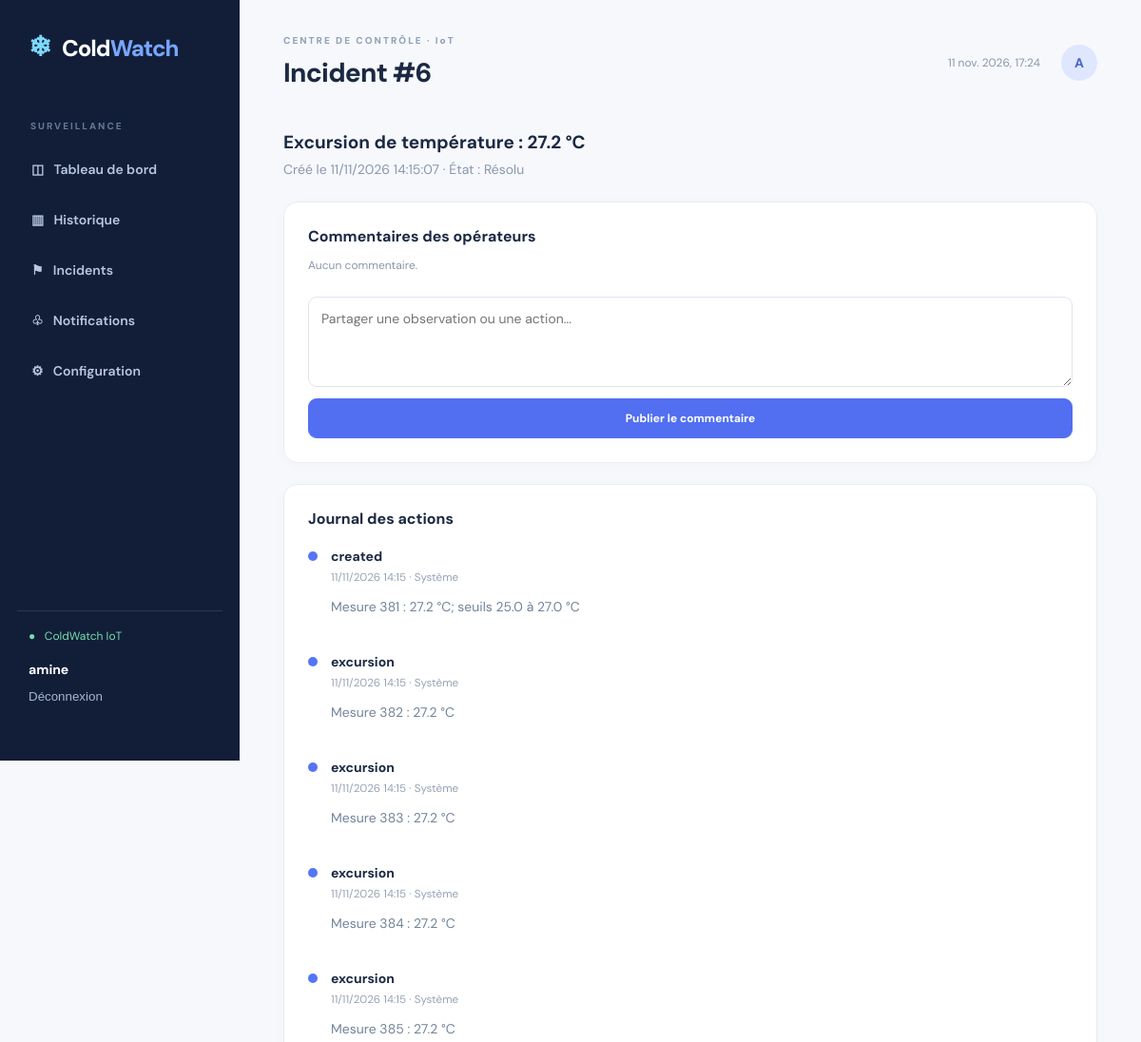
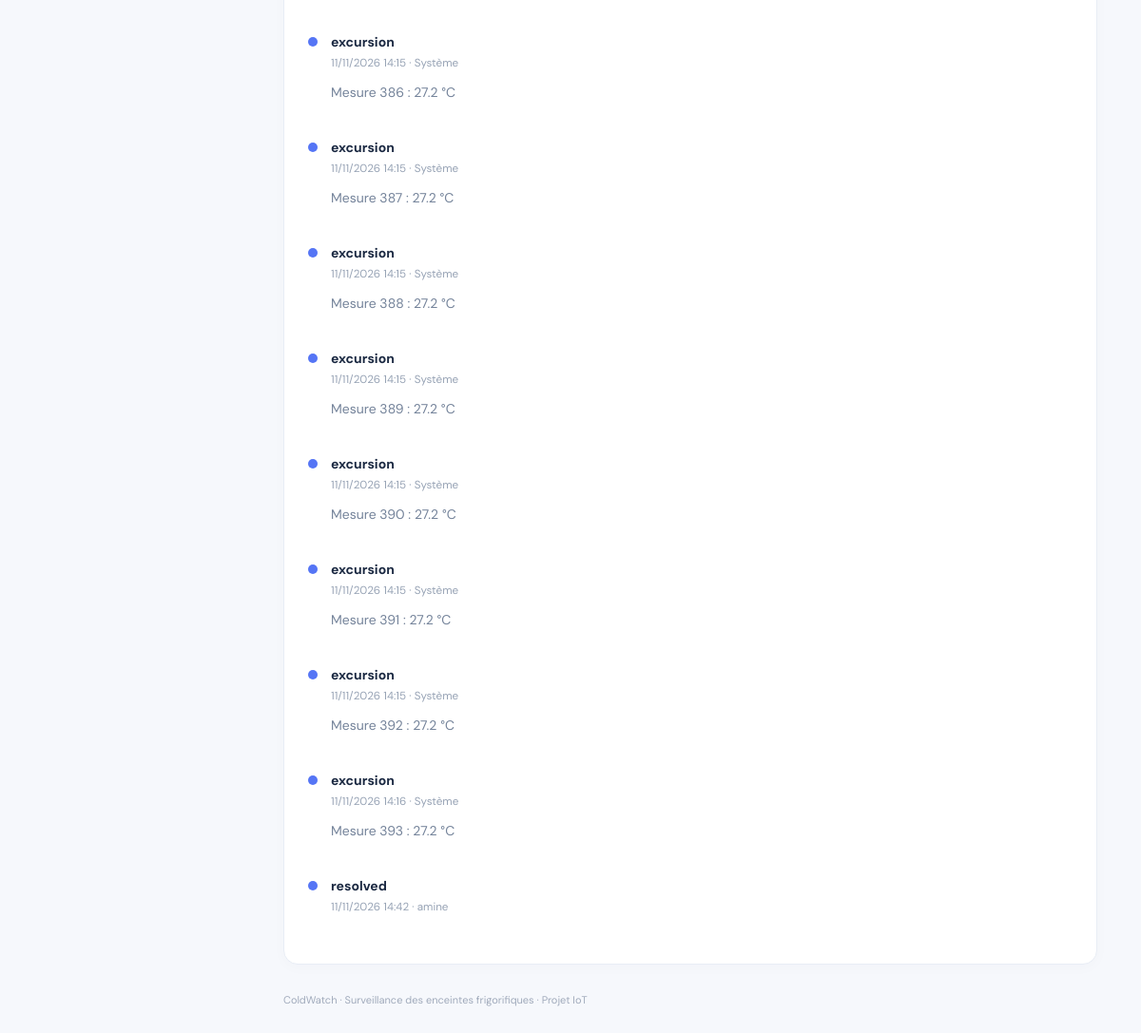
The app's page /incidents/6/ (signed in) with its own data (2 pictures, top to bottom).
### monitoring/models.py (models this page shows)
class Incident(models.Model):
 OPEN='open';ACK='acknowledged';RESOLVED='resolved'
 STATUS=[(OPEN,'Ouvert'),(ACK,'Acquitté'),(RESOLVED,'Résolu')]
 reading=models.ForeignKey(Reading,on_delete=models.PROTECT,related_name='incidents')
 status=models.CharField(max_length=20,choices=STATUS,default=OPEN,db_index=True)
 title=models.CharField(max_length=200)
 created_at=models.DateTimeField(auto_now_add=True)
 acknowledged_at=models.DateTimeField(null=True,blank=True)
 acknowledged_by=models.ForeignKey(User,on_delete=models.SET_NULL,null=True,blank=True,related_name='acknowledged_incidents')
 resolved_at=models.DateTimeField(null=True,blank=True)
 resolved_by=models.ForeignKey(User,on_delete=models.SET_NULL,null=True,blank=True,related_name='resolved_incidents')
 class Meta:ordering=['-created_at']

class Event(models.Model):
 incident=models.ForeignKey(Incident,on_delete=models.CASCADE,related_name='events')
 actor=models.ForeignKey(User,on_delete=models.SET_NULL,null=True,blank=True)
 action=models.CharField(max_length=40)
 detail=models.TextField(blank=True)
 created_at=models.DateTimeField(auto_now_add=True)
 class Meta:ordering=['created_at']

### monitoring/views.py (the view)
# urls.py: path('incidents/<int:pk>/',views.incident_detail,name='incident_detail'),
@login_required
def incident_detail(request,pk):
 incident=get_object_or_404(Incident,pk=pk)
 return render(request,'monitoring/detail.html',{'incident':incident,'comments':incident.comments.select_related('user'),'events':incident.events.select_related('actor')})

### templates/monitoring/detail.html
{% extends 'monitoring/base.html' %}{% block title %}Incident #{{ incident.id }}{% endblock %}{% block content %}<div class="intro"><div><h2>{{ incident.title }}</h2><p>Créé le {{ incident.created_at|date:'d/m/Y H:i:s' }} · État : {{ incident.get_status_display }}</p></div><div class="actions">{% if incident.status == 'open' %}<form method="post" action="{% url 'acknowledge' incident.id %}">{% csrf_token %}<button class="primary">Acquitter</button></form>{% endif %}{% if incident.status != 'resolved' %}<form method="post" action="{% url 'resolve' incident.id %}">{% csrf_token %}<button class="button-outline">Clôturer</button></form>{% endif %}</div></div><div class="bottom-grid"><section class="panel"><h3>Commentaires des opérateurs</h3>{% for c in comments %}<div class="message"><b>{{ c.user.username }}</b><small>{{ c.created_at|date:'d/m/Y H:i' }}</small><p>{{ c.text }}</p></div>{% empty %}<p class="muted">Aucun commentaire.</p>{% endfor %}<form method="post" action="{% url 'comment' incident.id %}" class="comment-form">{% csrf_token %}<textarea name="text" maxlength="2000" required placeholder="Partager une observation ou une action..."></textarea><button class="primary">Publier le commentaire</button></form></section><section class="panel"><h3>Journal des actions</h3>{% for e in events %}<div class="timeline"><span class="timeline-dot"></span><div><b>{{ e.action }}</b><small>{{ e.created_at|date:'d/m/Y H:i' }} · {% if e.actor %}{{ e.actor.username }}{% else %}Système{% endif %}</small><p>{{ e.detail }}</p></div></div>{% empty %}<p>Aucun événement.</p>{% endfor %}</section></div>{% endblock %}

### templates/monitoring/base.html
{% load static %}<!doctype html><html lang="fr"><head><meta charset="utf-8"><meta name="viewport" content="width=device-width,initial-scale=1"><title>ColdWatch — Surveillance frigorifique</title><link rel="stylesheet" href="{% static 'monitoring/style.css' %}"></head><body><div class="shell"><aside class="sidebar"><div class="brand"><span class="snow">❄</span> Cold<span>Watch</span></div><div class="side-label">SURVEILLANCE</div><nav><a href="{% url 'dashboard' %}">◫ &nbsp; Tableau de bord</a><a href="{% url 'history' %}">▥ &nbsp; Historique</a><a href="{% url 'incidents' %}">⚑ &nbsp; Incidents</a><a href="{% url 'notifications' %}">♧ &nbsp; Notifications</a><a href="{% url 'configuration' %}">⚙ &nbsp; Configuration</a></nav><div class="sidebar-bottom"><div class="online">● &nbsp; ColdWatch IoT</div>{% if user.is_authenticated %}<div class="user">{{ user.username }}</div><form method="post" action="{% url 'logout' %}">{% csrf_token %}<button class="logout">Déconnexion</button></form>{% endif %}</div></aside><main class="main"><header class="top"><div><div class="eyebrow">CENTRE DE CONTRÔLE · IoT</div><h1>{% block title %}Tableau de bord{% endblock %}</h1></div><div class="topright"><span class="date" id="clock"></span><span class="avatar">{{ user.username|slice:':1'|upper }}</span></div></header>{% block content %}{% endblock %}<footer>ColdWatch · Surveillance des enceintes frigorifiques · Projet IoT</footer></main></div><script>function tick(){document.getElementById('clock').textContent=new Date().toLocaleString('fr-FR',{dateStyle:'medium',timeStyle:'short'});}tick();setInterval(tick,30000);</script>{% block scripts %}{% endblock %}</body></html>

### monitoring/static/monitoring/style.css (style rules this page uses)
:root { --navy:#121e38;--navy2:#192844;--bg:#f6f8fc;--text:#1b2942;--muted:#8b97ac;--border:#e8edf5;--blue:#5575f5 }
* { box-sizing:border-box }
body { margin:0;background:var(--bg);color:var(--text);font-family:'DM Sans',system-ui,sans-serif;font-size:14px }
a { color:#4c6be5;text-decoration:none }
.shell { display:flex;min-height:100vh }
.sidebar { width:252px;background:var(--navy);color:#b8c5dc;display:flex;flex-direction:column;padding:30px 18px;position:sticky;top:0;height:100vh;flex-shrink:0 }
.brand { font-size:24px;font-weight:800;letter-spacing:-1px;color:white;margin:0 12px 58px }
.brand span:not(.snow) { color:#78a6ff }
.snow { color:#7dd9ff;font-size:29px;margin-right:7px }
.side-label { font-size:10px;font-weight:800;letter-spacing:2px;color:#647995;padding:0 14px;margin-bottom:16px }
.sidebar nav { display:grid;gap:7px }
.sidebar nav a { padding:14px 15px;border-radius:10px;color:#b9c7de;font-weight:600 }
.sidebar-bottom { margin-top:auto;padding:18px 12px;border-top:1px solid #2a3853 }
.online { color:#76ddad;font-size:12px }
.user { color:white;margin-top:18px;font-weight:700 }
.logout { background:transparent;color:#a7b6d1;border:0;padding:12px 0;cursor:pointer }
.main { padding:36px 46px;flex:1;min-width:0;max-width:1700px }
.top { display:flex;justify-content:space-between;align-items:center;margin-bottom:42px }
.eyebrow { font-size:10px;letter-spacing:2px;color:#91a0b6;font-weight:800;margin-bottom:9px }
h1 { font-size:28px;letter-spacing:-.7px;margin:0;font-weight:800 }
.topright { display:flex;align-items:center;gap:22px }
.date { color:#8a96a9;font-size:12px }
.avatar { display:grid;place-items:center;width:38px;height:38px;background:#dfe7ff;color:#4b69c8;border-radius:50%;font-weight:800 }
.intro { display:flex;justify-content:space-between;align-items:center;gap:16px;margin-bottom:25px }
.intro h2 { font-size:19px;margin:0 0 7px }
.intro p,.panel-head p { color:var(--muted);margin:0 }
.stat,.panel { background:white;border:1px solid var(--border);border-radius:15px;box-shadow:0 3px 15px #22365906 }
.muted { color:var(--muted);font-size:12px }
.panel { padding:25px;margin-bottom:22px }
.panel h3 { font-size:16px;margin:0 0 7px }
.bottom-grid { display:grid;grid-template-columns:1.55fr 1fr;gap:22px }
.bottom-grid .panel { margin-bottom:0 }
.button-outline,.primary { display:inline-block;border:1px solid #dbe3f5;border-radius:9px;padding:12px 17px;font-weight:700;cursor:pointer;font-family:inherit;font-size:12px;background:white;color:#4f69be }
.primary { background:#526ff1;color:white;border-color:#526ff1 }
.message small,.timeline small { display:block;color:#97a3b5;margin-top:5px }
.message p,.timeline p,.notification p { color:#74839a }
.comment-form { margin-top:25px;display:grid;gap:12px }
.comment-form textarea { height:95px }
.timeline { display:flex;gap:14px;padding:13px 0 }
.timeline-dot { width:10px;height:10px;background:#5575f5;border-radius:50%;margin-top:4px;flex-shrink:0 }
input,textarea { font:inherit;padding:13px;border:1px solid #dfe6f1;border-radius:9px;background:#fff;width:100% }
footer { font-size:11px;color:#a0aabb;margin:30px 0 }
@media (max-width:1200px) { .bottom-grid { grid-template-columns:1fr } }

### records on screen
Incident: id "6", title "Excursion de température : 27.2 °C", created_at "11/11/2026 14:15:07", status "Résolu"
Event: action "created", created_at "11/11/2026 14:15", shows "Système", detail "Mesure 381 : 27.2 °C; seuils 25.0 à 27.0 °C"
Event: action "excursion", created_at "11/11/2026 14:15", shows "Système", detail "Mesure 382 : 27.2 °C"
Event: action "excursion", created_at "11/11/2026 14:15", shows "Système", detail "Mesure 383 : 27.2 °C"
Event: action "excursion", created_at "11/11/2026 14:15", shows "Système", detail "Mesure 384 : 27.2 °C"
Event: action "excursion", created_at "11/11/2026 14:15", shows "Système", detail "Mesure 385 : 27.2 °C"
Event: action "excursion", created_at "11/11/2026 14:15", shows "Système", detail "Mesure 386 : 27.2 °C"
Event: action "excursion", created_at "11/11/2026 14:15", shows "Système", detail "Mesure 387 : 27.2 °C"
Event: action "excursion", created_at "11/11/2026 14:15", shows "Système", detail "Mesure 388 : 27.2 °C"
Event: action "excursion", created_at "11/11/2026 14:15", shows "Système", detail "Mesure 389 : 27.2 °C"
Event: action "excursion", created_at "11/11/2026 14:15", shows "Système", detail "Mesure 390 : 27.2 °C"
Event: action "excursion", created_at "11/11/2026 14:15", shows "Système", detail "Mesure 391 : 27.2 °C"
Event: action "excursion", created_at "11/11/2026 14:15", shows "Système", detail "Mesure 392 : 27.2 °C"
Event: action "excursion", created_at "11/11/2026 14:16", shows "Système", detail "Mesure 393 : 27.2 °C"
Event: action "resolved", created_at "11/11/2026 14:42", actor.username "amine"

### other values on screen
{{ user.username }} "amine"
{{ user.username|slice:':1'|upper }} "A"
